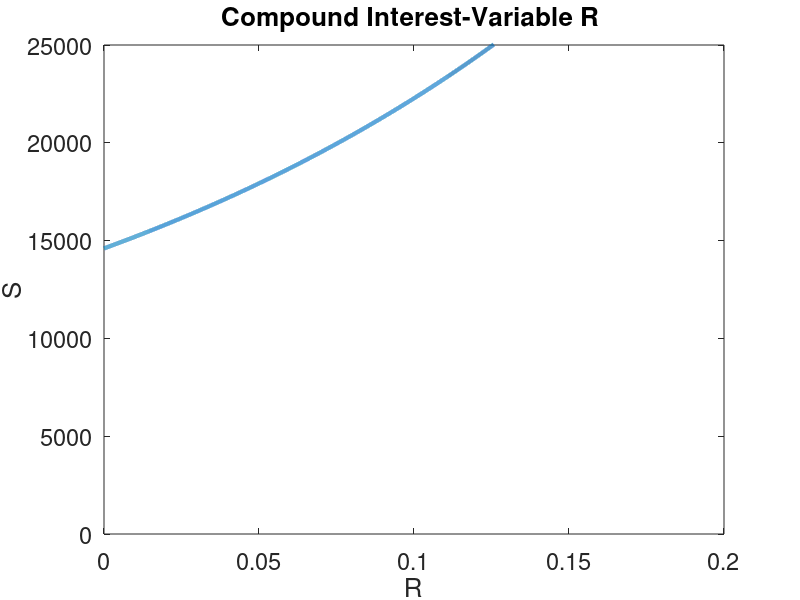

MATLAB code to generate this figure:
%compound interest problem

clear;

%set up the space
yvec = -5: .2 : 5; 
tvec = -5: .2 : 5;
[t,y] = meshgrid(tvec,yvec);

%set up function
delt = ones(size(t));
dely = 2*exp(t.*-1)-(1.+t).*y./t;

%This is a comment
fact = sqrt(delt.^2+dely.^2);
delt = delt./fact;
dely = dely./fact;
quiver(t,y,delt,dely);

%print out the plot map

constant = 1 ;
t = 0: .00001: .2;
y = ((2000.*t+1800).*(exp(7.*t))-1800)./t
plot(t,y,'LineWidth',3);

%set up graph ++fancy
set(gca,'FontSize',17);
axis([0,.2,0,25000])
xlabel('R');
ylabel('S');
title('Compound Interest-Variable R ')